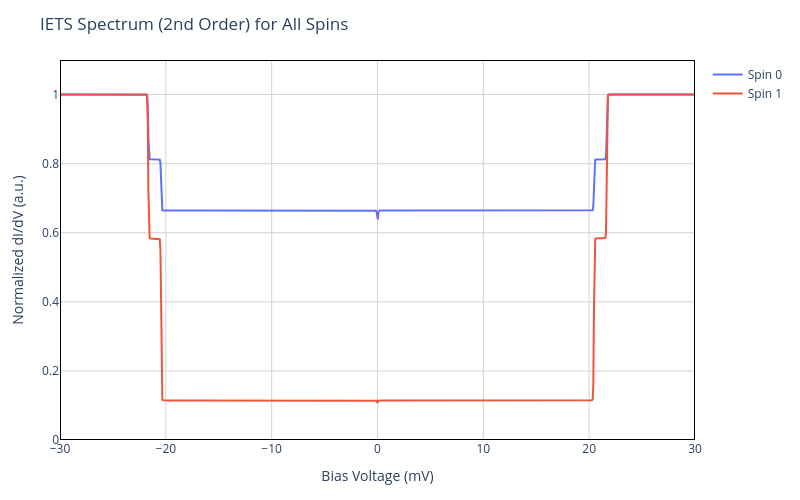

The cell this chart's notebook holds for it:
### Markdown cell above
# Simulation

### Code cell
# Define the Spin System
spinsys=SpinSys([1,0.5])

# Basic Parameters
spinsys.B=[0,0,0.1]
spinsys.BTip=[1e-9,0,0]
spinsys.tip='f'
spinsys.T=0.2

# Coupling Parameters
spinsys.Jvector=np.array([[14,14,14]])
spinsys.Dvector=np.array([1.9,0])
spinsys.AtomPositions=np.array([[0,0,0],[2,1,0]])
spinsys.DipoleBool=[False]

# Tunnel Parameters
spinsys.V_DC=100
spinsys.TipPolarization = [0,0,0]
spinsys.U=[0, 0]
spinsys.G_st=1e-10
tsratio=1
spinsys.G_ss=[spinsys.G_ss*tsratio, spinsys.G_ss*tsratio]
spinsys.G_tt=1

# ESR Parameters
spinsys.ReadoutSpin=1
spinsys.RabiRate=1
spinsys.T2=200


dIdV.plot_IETS(spinsys, V_array=np.linspace(-30,30,1000), norm=True, order='2nd', plotAllSpins=True);

### Figure 1 — Plotly figure (JSON) as saved in the notebook; plotly's stock layout.template omitted (floating-point values rounded to 4 significant figures; data arrays with more than 128 entries replaced by an {"elided": "..."} marker saying what was removed)
{"data": [{"line": {"color": "#636EFA", "width": 2}, "mode": "lines", "name": "Spin 0", "type": "scatter", "x": {"elided": "1000 float values"}, "y": {"elided": "1000 float values"}}, {"line": {"color": "#EF553B", "width": 2}, "mode": "lines", "name": "Spin 1", "type": "scatter", "x": {"elided": "1000 float values"}, "y": {"elided": "1000 float values"}}], "layout": {"height": 500, "margin": {"b": 60, "l": 60, "r": 20, "t": 60}, "paper_bgcolor": "white", "plot_bgcolor": "white", "shapes": [{"fillcolor": "rgba(0,0,0,0)", "line": {"color": "black", "width": 2}, "type": "rect", "x0": -30, "x1": 30, "xref": "x", "y0": 0, "y1": 1.1, "yref": "y"}], "title": {"text": "IETS Spectrum (2nd Order) for All Spins"}, "width": 800, "xaxis": {"gridcolor": "lightgray", "range": [-30, 30], "showgrid": true, "title": {"text": "Bias Voltage (mV)"}, "zeroline": false}, "yaxis": {"gridcolor": "lightgray", "range": [0, 1.1], "showgrid": true, "title": {"text": "Normalized dI/dV (a.u.)"}, "zeroline": false}}}
